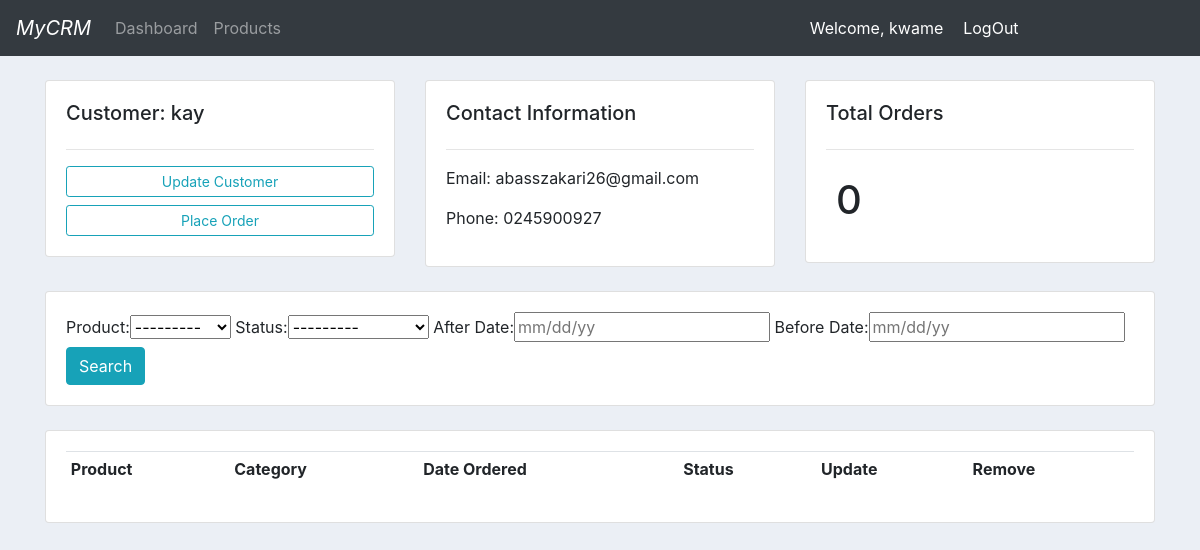
Page /customer/4 (signed in) on the committed database.
### accounts/models.py (models this page shows, shortened)
class Customer(models.Model):
	user = models.OneToOneField(User, null=True, blank=True, on_delete=models.CASCADE)
	name = models.CharField(max_length=200, null=True)
	phone = models.CharField(max_length=20, null=True)
	email = models.CharField(max_length=200, null=True)
	profile_pic = models.ImageField(default="benz.jpg", null=True, blank=True)
	date_created = models.DateTimeField(auto_now_add=True, null=True)

### accounts/decorators.py (the view)
		def wrapper_func(request, *args, **kwargs):
			group = None
			if request.user.groups.exists():
				group = request.user.groups.all()[0].name
			if group in allowed_roles:
				return view_func(request, *args, **kwargs)
			else:
				return HttpResponse('<p>You are not authorized to view this page</p>')

### accounts/models.py (called while the page is built)
	def __str__(self):
		return self.name

### accounts/views.py (called while the page is built)
@login_required(login_url='accounts:login')
@allowed_users(allowed_roles=['admin'])
def customer(request, pk):
	customer = Customer.objects.get(id=pk)
	orders = customer.order_set.all()
	order_count = orders.count()
	my_filter = OrderFilter(request.GET, queryset=orders)
	orders = my_filter.qs
	context = {
		'customer':customer,
		'orders': orders,
		'order_count': order_count,
		'my_filter':my_filter
	}
	return render(request, 'accounts/customer.html', context)

### accounts/templates/accounts/customer.html (shortened to what this page needs)
{% extends 'accounts/main.html' %}
{% block content %}
	<br>
	<div class="row">
		<div class="col-md">
			<div class="card card-body">
				<h5>Customer: {{customer.name}}</h5>
				<hr>
				<a class="btn btn-outline-info btn-sm btn-block" href="">Update Customer</a>
				<a class="btn btn-outline-info btn-sm btn-block" href="{% url 'accounts:create_order' customer.id %}">Place Order</a>
			</div>
		</div>
		<div class="col-md">
			<div class="card card-body">
				<h5>Contact Information</h5>
				<hr>
				<p>Email: {{customer.email}}</p>
				<p>Phone: {{customer.phone}}</p>
			</div>
		</div>
		<div class="col-md">
			<div class="card card-body">
				<h5>Total Orders</h5>
				<hr>
				<h1 style='text-align: cener; padding: 10px'>{{order_count}}</h1>
			</div>
		</div>
	</div><br>
	<div class="row">
		<div class="col">
			<div class="card card-body">
				<form method='get'>
					{{my_filter.form}}
					<button class="btn btn-info" type="submit">Search</button>
				</form>
			</div>
		</div>
	</div><br>
	<div class="row">
		<div class="col">
			<div class="card card-body">
				<table class="table table-sm">
					<tr>
						<th>Product</th>
						<th>Category</th>
						<th>Date Ordered</th>
						<th>Status</th>
						<th>Update</th>
						<th>Remove</th>
					</tr>
				</table>
			</div>
		</div>
	</div>
{% endblock %}

### accounts/templates/accounts/navbar.html (shortened to what this page needs)
<nav class="navbar navbar-expand-lg navbar-dark bg-dark">
  <a class="navbar-brand" href="{% url 'accounts:home' %}" style="font-style: italic">MyCRM</a>
  <div class="collapse navbar-collapse" id="navbarNav">
    <ul class="navbar-nav">
      {% if request.user.is_staff %}
      <li class="nav-item">
        <a class="nav-link" href="{% url 'accounts:home' % }">Dashboard</a>
      </li>
      <li class="nav-item">
        <a class="nav-link" href="{% url 'accounts:products' %}">Products</a>
      </li>
      {% else %}
      <li class="nav-item">
        <a class="nav-link" href="{% url 'accounts:account' %}">Settings</a>
      </li>
      {% endif %}
    </ul>
  </div>
  <div class="collapse navbar-collapse col-md-4 pull-right" id="navbarNav">
    <span class="navbar-nav pull-left" style="font-size:16px; color:#fff; margin-right:20px; ">Welcome, {{request.user}}</span>
    <span class="navbar-nav pull-right" style="margin-right:20px"><a style="font-size:16px; color:#fff" href="{% url 'accounts:logout' %}">LogOut</a></span>
  </div>
</nav>

### static/css/main.css (style rules this page uses)
body { background-color: #ebeff5; }

### rows in the picture
Customer: name "kay", email "abasszakari26@gmail.com", phone "0245900927"

### other values in the picture
{{ request.user }} "kwame"
{{ order_count }} "0"
